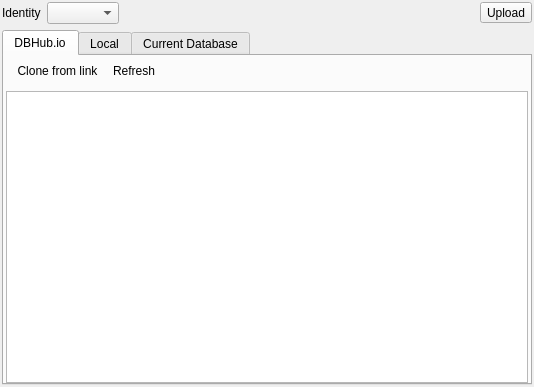
<?xml version="1.0" encoding="UTF-8"?>
<ui version="4.0">
 <class>RemoteDock</class>
 <widget class="QDialog" name="RemoteDock">
  <property name="geometry">
   <rect>
    <x>0</x>
    <y>0</y>
    <width>534</width>
    <height>387</height>
   </rect>
  </property>
  <property name="windowTitle">
   <string>Remote</string>
  </property>
  <layout class="QHBoxLayout" name="horizontalLayout_2">
   <property name="leftMargin">
    <number>2</number>
   </property>
   <property name="topMargin">
    <number>2</number>
   </property>
   <property name="rightMargin">
    <number>2</number>
   </property>
   <property name="bottomMargin">
    <number>2</number>
   </property>
   <item>
    <widget class="QStackedWidget" name="stack">
     <property name="currentIndex">
      <number>0</number>
     </property>
     <widget class="QWidget" name="pageMain">
      <layout class="QVBoxLayout" name="verticalLayout">
       <property name="leftMargin">
        <number>0</number>
       </property>
       <property name="topMargin">
        <number>0</number>
       </property>
       <property name="rightMargin">
        <number>0</number>
       </property>
       <property name="bottomMargin">
        <number>0</number>
       </property>
       <item>
        <layout class="QHBoxLayout" name="horizontalLayout">
         <item>
          <widget class="QLabel" name="label_2">
           <property name="text">
            <string>Identity</string>
           </property>
           <property name="buddy">
            <cstring>comboUser</cstring>
           </property>
          </widget>
         </item>
         <item>
          <widget class="QComboBox" name="comboUser">
           <property name="sizeAdjustPolicy">
            <enum>QComboBox::AdjustToContents</enum>
           </property>
          </widget>
         </item>
         <item>
          <spacer name="horizontalSpacer">
           <property name="orientation">
            <enum>Qt::Horizontal</enum>
           </property>
           <property name="sizeHint" stdset="0">
            <size>
             <width>40</width>
             <height>20</height>
            </size>
           </property>
          </spacer>
         </item>
         <item>
          <widget class="QToolButton" name="buttonPushDatabase">
           <property name="toolTip">
            <string>Push currently opened database to server</string>
           </property>
           <property name="text">
            <string>Upload</string>
           </property>
           <property name="icon">
            <iconset resource="icons/icons.qrc">
             <normaloff>:/icons/push_database</normaloff>:/icons/push_database</iconset>
           </property>
           <property name="toolButtonStyle">
            <enum>Qt::ToolButtonTextBesideIcon</enum>
           </property>
          </widget>
         </item>
        </layout>
       </item>
       <item>
        <widget class="QTabWidget" name="tabs">
         <property name="currentIndex">
          <number>0</number>
         </property>
         <widget class="QWidget" name="tabRemote">
          <attribute name="title">
           <string>DBHub.io</string>
          </attribute>
          <layout class="QVBoxLayout" name="verticalLayout_4">
           <property name="leftMargin">
            <number>2</number>
           </property>
           <property name="topMargin">
            <number>0</number>
           </property>
           <property name="rightMargin">
            <number>2</number>
           </property>
           <property name="bottomMargin">
            <number>0</number>
           </property>
           <item>
            <widget class="QToolBar" name="toolBar_2">
             <property name="movable">
              <bool>false</bool>
             </property>
             <property name="floatable">
              <bool>false</bool>
             </property>
             <addaction name="actionCloneDatabase"/>
             <addaction name="actionRefresh"/>
            </widget>
           </item>
           <item>
            <widget class="QTreeView" name="treeRemote">
             <property name="whatsThis">
              <string>&lt;html&gt;&lt;head/&gt;&lt;body&gt;&lt;p&gt;In this pane, remote databases from dbhub.io website can be added to DB Browser for SQLite. First you need an identity:&lt;/p&gt;&lt;ol style=&quot;margin-top: 0px; margin-bottom: 0px; margin-left: 0px; margin-right: 0px; -qt-list-indent: 1;&quot;&gt;&lt;li style=&quot; margin-top:12px; margin-bottom:0px; margin-left:0px; margin-right:0px; -qt-block-indent:0; text-indent:0px;&quot;&gt;Login to the dbhub.io website (use your GitHub credentials or whatever you want)&lt;/li&gt;&lt;li style=&quot; margin-top:0px; margin-bottom:0px; margin-left:0px; margin-right:0px; -qt-block-indent:0; text-indent:0px;&quot;&gt;Click the button to &amp;quot;Generate client certificate&amp;quot; (that's your identity). That'll give you a certificate file (save it to your local disk).&lt;/li&gt;&lt;li style=&quot; margin-top:0px; margin-bottom:12px; margin-left:0px; margin-right:0px; -qt-block-indent:0; text-indent:0px;&quot;&gt;Go to the Remote tab in DB Browser for SQLite Preferences. Click the button to add a new certificate to DB Browser for SQLite and choose the just downloaded certificate file.&lt;/li&gt;&lt;/ol&gt;&lt;p&gt;Now the Remote panel shows your identity and you can add remote databases.&lt;/p&gt;&lt;/body&gt;&lt;/html&gt;</string>
             </property>
            </widget>
           </item>
          </layout>
         </widget>
         <widget class="QWidget" name="tabLocal">
          <attribute name="title">
           <string>Local</string>
          </attribute>
          <layout class="QVBoxLayout" name="verticalLayout_5">
           <property name="leftMargin">
            <number>2</number>
           </property>
           <property name="topMargin">
            <number>0</number>
           </property>
           <property name="rightMargin">
            <number>2</number>
           </property>
           <property name="bottomMargin">
            <number>0</number>
           </property>
           <item>
            <widget class="QTreeView" name="treeLocal">
             <property name="contextMenuPolicy">
              <enum>Qt::ActionsContextMenu</enum>
             </property>
            </widget>
           </item>
          </layout>
         </widget>
         <widget class="QWidget" name="tabDatabase">
          <attribute name="title">
           <string>Current Database</string>
          </attribute>
          <layout class="QVBoxLayout" name="verticalLayout_7">
           <property name="leftMargin">
            <number>2</number>
           </property>
           <property name="topMargin">
            <number>0</number>
           </property>
           <property name="rightMargin">
            <number>2</number>
           </property>
           <property name="bottomMargin">
            <number>0</number>
           </property>
           <item>
            <widget class="QToolBar" name="toolBar">
             <property name="movable">
              <bool>false</bool>
             </property>
             <property name="floatable">
              <bool>false</bool>
             </property>
             <addaction name="actionDatabaseOpenBrowser"/>
             <addaction name="actionRefresh"/>
            </widget>
           </item>
           <item>
            <widget class="QGroupBox" name="groupBox">
             <property name="title">
              <string>Clone</string>
             </property>
             <layout class="QFormLayout" name="formLayout">
              <property name="verticalSpacing">
               <number>0</number>
              </property>
              <item row="0" column="0">
               <widget class="QLabel" name="label">
                <property name="text">
                 <string>User</string>
                </property>
                <property name="buddy">
                 <cstring>editDatabaseUser</cstring>
                </property>
               </widget>
              </item>
              <item row="0" column="1">
               <widget class="QLineEdit" name="editDatabaseUser">
                <property name="readOnly">
                 <bool>true</bool>
                </property>
               </widget>
              </item>
              <item row="1" column="0">
               <widget class="QLabel" name="label_4">
                <property name="text">
                 <string>Database</string>
                </property>
                <property name="buddy">
                 <cstring>editDatabaseFile</cstring>
                </property>
               </widget>
              </item>
              <item row="1" column="1">
               <widget class="QLineEdit" name="editDatabaseFile">
                <property name="readOnly">
                 <bool>true</bool>
                </property>
               </widget>
              </item>
              <item row="2" column="0">
               <widget class="QLabel" name="label_6">
                <property name="text">
                 <string>Branch</string>
                </property>
                <property name="buddy">
                 <cstring>editDatabaseBranch</cstring>
                </property>
               </widget>
              </item>
              <item row="2" column="1">
               <widget class="QLineEdit" name="editDatabaseBranch">
                <property name="readOnly">
                 <bool>true</bool>
                </property>
               </widget>
              </item>
             </layout>
            </widget>
           </item>
           <item>
            <widget class="QGroupBox" name="groupBox_2">
             <property name="title">
              <string>Commits</string>
             </property>
             <layout class="QVBoxLayout" name="verticalLayout_6">
              <property name="leftMargin">
               <number>2</number>
              </property>
              <property name="topMargin">
               <number>0</number>
              </property>
              <property name="rightMargin">
               <number>2</number>
              </property>
              <property name="bottomMargin">
               <number>0</number>
              </property>
              <item>
               <layout class="QHBoxLayout" name="horizontalLayout_4">
                <item>
                 <widget class="QLabel" name="label_3">
                  <property name="text">
                   <string>Commits for</string>
                  </property>
                 </widget>
                </item>
                <item>
                 <widget class="QComboBox" name="comboDatabaseBranch"/>
                </item>
               </layout>
              </item>
              <item>
               <widget class="QTreeView" name="treeDatabaseCommits"/>
              </item>
             </layout>
            </widget>
           </item>
          </layout>
         </widget>
        </widget>
       </item>
      </layout>
     </widget>
     <widget class="QWidget" name="pageNoCerts">
      <layout class="QVBoxLayout" name="verticalLayout_3">
       <property name="leftMargin">
        <number>0</number>
       </property>
       <property name="topMargin">
        <number>0</number>
       </property>
       <property name="rightMargin">
        <number>0</number>
       </property>
       <property name="bottomMargin">
        <number>0</number>
       </property>
       <item>
        <spacer name="verticalSpacer">
         <property name="orientation">
          <enum>Qt::Vertical</enum>
         </property>
         <property name="sizeHint" stdset="0">
          <size>
           <width>20</width>
           <height>85</height>
          </size>
         </property>
        </spacer>
       </item>
       <item>
        <layout class="QHBoxLayout" name="horizontalLayout_3">
         <item>
          <spacer name="horizontalSpacer_2">
           <property name="orientation">
            <enum>Qt::Horizontal</enum>
           </property>
           <property name="sizeHint" stdset="0">
            <size>
             <width>40</width>
             <height>20</height>
            </size>
           </property>
          </spacer>
         </item>
         <item>
          <layout class="QVBoxLayout" name="verticalLayout_2">
           <item>
            <widget class="QLabel" name="labelNoCert">
             <property name="text">
              <string>&lt;html&gt;&lt;head/&gt;&lt;body&gt;&lt;p&gt;You are currently using a built-in, read-only identity. For uploading your database, you need to configure and use your DBHub.io account.&lt;/p&gt;&lt;p&gt;No DBHub.io account yet? &lt;a href=&quot;https://dbhub.io/&quot;&gt;&lt;span style=&quot; text-decoration: underline; color:#007af4;&quot;&gt;Create one now&lt;/span&gt;&lt;/a&gt; and import your certificate &lt;a href=&quot;#preferences&quot;&gt;&lt;span style=&quot; text-decoration: underline; color:#007af4;&quot;&gt;here&lt;/span&gt;&lt;/a&gt; to share your databases.&lt;/p&gt;&lt;p&gt;For online help visit &lt;a href=&quot;https://dbhub.io/about&quot;&gt;&lt;span style=&quot; text-decoration: underline; color:#007af4;&quot;&gt;here&lt;/span&gt;&lt;/a&gt;.&lt;/p&gt;&lt;/body&gt;&lt;/html&gt;</string>
             </property>
             <property name="wordWrap">
              <bool>true</bool>
             </property>
            </widget>
           </item>
           <item>
            <widget class="QCommandLinkButton" name="buttonNoCertBack">
             <property name="text">
              <string>Back</string>
             </property>
            </widget>
           </item>
          </layout>
         </item>
         <item>
          <spacer name="horizontalSpacer_3">
           <property name="orientation">
            <enum>Qt::Horizontal</enum>
           </property>
           <property name="sizeHint" stdset="0">
            <size>
             <width>40</width>
             <height>20</height>
            </size>
           </property>
          </spacer>
         </item>
        </layout>
       </item>
       <item>
        <spacer name="verticalSpacer_2">
         <property name="orientation">
          <enum>Qt::Vertical</enum>
         </property>
         <property name="sizeHint" stdset="0">
          <size>
           <width>20</width>
           <height>85</height>
          </size>
         </property>
        </spacer>
       </item>
      </layout>
     </widget>
    </widget>
   </item>
  </layout>
  <action name="actionDeleteDatabase">
   <property name="enabled">
    <bool>false</bool>
   </property>
   <property name="icon">
    <iconset resource="icons/icons.qrc">
     <normaloff>:/icons/close</normaloff>:/icons/close</iconset>
   </property>
   <property name="text">
    <string>Delete Database</string>
   </property>
   <property name="toolTip">
    <string>Delete the local clone of this database</string>
   </property>
  </action>
  <action name="actionDatabaseOpenBrowser">
   <property name="icon">
    <iconset resource="icons/icons.qrc">
     <normaloff>:/icons/browser_open</normaloff>:/icons/browser_open</iconset>
   </property>
   <property name="text">
    <string>Open in web browser</string>
   </property>
   <property name="toolTip">
    <string>Open the web page for the current database in your browser</string>
   </property>
  </action>
  <action name="actionCloneDatabase">
   <property name="icon">
    <iconset resource="icons/icons.qrc">
     <normaloff>:/icons/clone_database</normaloff>:/icons/clone_database</iconset>
   </property>
   <property name="text">
    <string>Clone from link</string>
   </property>
   <property name="toolTip">
    <string>Use this to download a remote database for local editing using a URL as provided on the web page of the database.</string>
   </property>
  </action>
  <action name="actionRefresh">
   <property name="icon">
    <iconset resource="icons/icons.qrc">
     <normaloff>:/icons/refresh</normaloff>:/icons/refresh</iconset>
   </property>
   <property name="text">
    <string>Refresh</string>
   </property>
   <property name="toolTip">
    <string>Reload all data and update the views</string>
   </property>
   <property name="shortcut">
    <string>F5</string>
   </property>
  </action>
 </widget>
 <tabstops>
  <tabstop>comboUser</tabstop>
  <tabstop>buttonPushDatabase</tabstop>
  <tabstop>tabs</tabstop>
  <tabstop>treeRemote</tabstop>
  <tabstop>treeLocal</tabstop>
  <tabstop>comboDatabaseBranch</tabstop>
  <tabstop>treeDatabaseCommits</tabstop>
  <tabstop>buttonNoCertBack</tabstop>
 </tabstops>
 <resources>
  <include location="icons/icons.qrc"/>
 </resources>
 <connections>
  <connection>
   <sender>comboUser</sender>
   <signal>currentTextChanged(QString)</signal>
   <receiver>RemoteDock</receiver>
   <slot>setNewIdentity(QString)</slot>
   <hints>
    <hint type="sourcelabel">
     <x>134</x>
     <y>25</y>
    </hint>
    <hint type="destinationlabel">
     <x>419</x>
     <y>24</y>
    </hint>
   </hints>
  </connection>
  <connection>
   <sender>treeRemote</sender>
   <signal>doubleClicked(QModelIndex)</signal>
   <receiver>RemoteDock</receiver>
   <slot>fetchDatabase(QModelIndex)</slot>
   <hints>
    <hint type="sourcelabel">
     <x>215</x>
     <y>148</y>
    </hint>
    <hint type="destinationlabel">
     <x>204</x>
     <y>37</y>
    </hint>
   </hints>
  </connection>
  <connection>
   <sender>buttonPushDatabase</sender>
   <signal>clicked()</signal>
   <receiver>RemoteDock</receiver>
   <slot>pushDatabase()</slot>
   <hints>
    <hint type="sourcelabel">
     <x>530</x>
     <y>25</y>
    </hint>
    <hint type="destinationlabel">
     <x>287</x>
     <y>154</y>
    </hint>
   </hints>
  </connection>
  <connection>
   <sender>buttonNoCertBack</sender>
   <signal>clicked()</signal>
   <receiver>RemoteDock</receiver>
   <slot>switchToMainView()</slot>
   <hints>
    <hint type="sourcelabel">
     <x>93</x>
     <y>23</y>
    </hint>
    <hint type="destinationlabel">
     <x>266</x>
     <y>148</y>
    </hint>
   </hints>
  </connection>
  <connection>
   <sender>treeLocal</sender>
   <signal>doubleClicked(QModelIndex)</signal>
   <receiver>RemoteDock</receiver>
   <slot>openLocalFile(QModelIndex)</slot>
   <hints>
    <hint type="sourcelabel">
     <x>266</x>
     <y>179</y>
    </hint>
    <hint type="destinationlabel">
     <x>266</x>
     <y>148</y>
    </hint>
   </hints>
  </connection>
  <connection>
   <sender>actionCloneDatabase</sender>
   <signal>triggered()</signal>
   <receiver>RemoteDock</receiver>
   <slot>fetchDatabase()</slot>
   <hints>
    <hint type="sourcelabel">
     <x>-1</x>
     <y>-1</y>
    </hint>
    <hint type="destinationlabel">
     <x>266</x>
     <y>178</y>
    </hint>
   </hints>
  </connection>
  <connection>
   <sender>actionDatabaseOpenBrowser</sender>
   <signal>triggered()</signal>
   <receiver>RemoteDock</receiver>
   <slot>openCurrentDatabaseInBrowser()</slot>
   <hints>
    <hint type="sourcelabel">
     <x>-1</x>
     <y>-1</y>
    </hint>
    <hint type="destinationlabel">
     <x>266</x>
     <y>189</y>
    </hint>
   </hints>
  </connection>
  <connection>
   <sender>actionRefresh</sender>
   <signal>triggered()</signal>
   <receiver>RemoteDock</receiver>
   <slot>refresh()</slot>
   <hints>
    <hint type="sourcelabel">
     <x>-1</x>
     <y>-1</y>
    </hint>
    <hint type="destinationlabel">
     <x>266</x>
     <y>193</y>
    </hint>
   </hints>
  </connection>
  <connection>
   <sender>treeDatabaseCommits</sender>
   <signal>doubleClicked(QModelIndex)</signal>
   <receiver>RemoteDock</receiver>
   <slot>fetchCommit(QModelIndex)</slot>
   <hints>
    <hint type="sourcelabel">
     <x>266</x>
     <y>337</y>
    </hint>
    <hint type="destinationlabel">
     <x>266</x>
     <y>193</y>
    </hint>
   </hints>
  </connection>
 </connections>
 <slots>
  <slot>setNewIdentity(QString)</slot>
  <slot>fetchDatabase(QModelIndex)</slot>
  <slot>pushDatabase()</slot>
  <slot>switchToMainView()</slot>
  <slot>openLocalFile(QModelIndex)</slot>
  <slot>fetchDatabase()</slot>
  <slot>openCurrentDatabaseInBrowser()</slot>
  <slot>refresh()</slot>
  <slot>fetchCommit(QModelIndex)</slot>
 </slots>
</ui>
